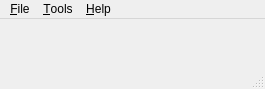
<ui version="4.0" >
 <class>MainWindow</class>
 <widget class="QMainWindow" name="MainWindow" >
  <property name="geometry" >
   <rect>
    <x>0</x>
    <y>0</y>
    <width>265</width>
    <height>89</height>
   </rect>
  </property>
  <property name="windowTitle" >
   <string>Name TBA</string>
  </property>
  <widget class="QWidget" name="centralwidget" >
   <layout class="QHBoxLayout" >
    <item>
     <widget class="QLabel" name="source" >
      <property name="text" >
       <string/>
      </property>
     </widget>
    </item>
    <item>
     <widget class="QLabel" name="track" >
      <property name="text" >
       <string/>
      </property>
     </widget>
    </item>
   </layout>
  </widget>
  <widget class="QMenuBar" name="menubar" >
   <property name="geometry" >
    <rect>
     <x>0</x>
     <y>0</y>
     <width>265</width>
     <height>22</height>
    </rect>
   </property>
   <widget class="QMenu" name="menuFile" >
    <property name="title" >
     <string>&amp;File</string>
    </property>
    <addaction name="logOut" />
    <addaction name="separator" />
    <addaction name="quit" />
   </widget>
   <widget class="QMenu" name="menuHelp" >
    <property name="title" >
     <string>&amp;Help</string>
    </property>
   </widget>
   <widget class="QMenu" name="menuTools" >
    <property name="title" >
     <string>&amp;Tools</string>
    </property>
    <addaction name="settings" />
   </widget>
   <addaction name="menuFile" />
   <addaction name="menuTools" />
   <addaction name="menuHelp" />
  </widget>
  <widget class="QStatusBar" name="statusbar" />
  <action name="settings" >
   <property name="text" >
    <string>&amp;Settings...</string>
   </property>
  </action>
  <action name="logOut" >
   <property name="text" >
    <string>Log &amp;Out</string>
   </property>
  </action>
  <action name="quit" >
   <property name="text" >
    <string>E&amp;xit</string>
   </property>
  </action>
 </widget>
 <resources/>
 <connections/>
</ui>
